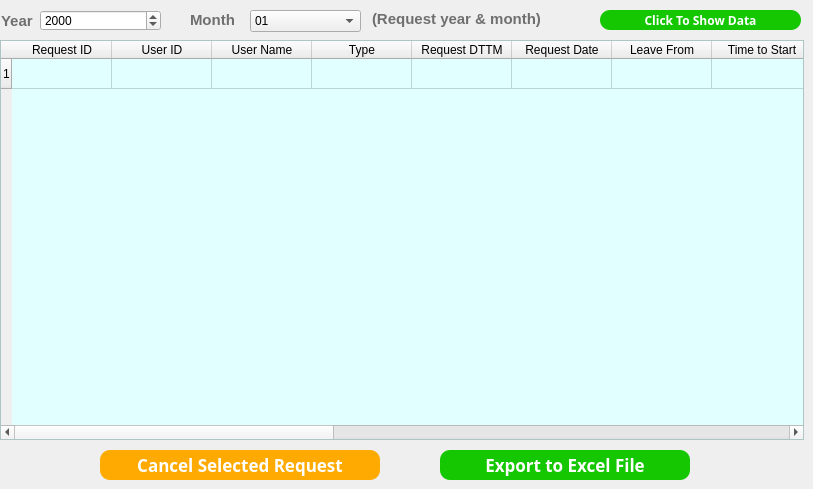
    <widget class="QWidget" name="tab_3">
     <attribute name="title">
      <string>Summary</string>
     </attribute>
     <widget class="QLabel" name="label_39">
      <property name="geometry">
       <rect>
        <x>1</x>
        <y>5</y>
        <width>41</width>
        <height>31</height>
       </rect>
      </property>
      <property name="font">
       <font>
        <family>Microsoft JhengHei UI</family>
        <pointsize>11</pointsize>
        <weight>75</weight>
        <bold>true</bold>
       </font>
      </property>
      <property name="styleSheet">
       <string notr="true">QLabel
{
	font-size:11pt;
	color:rgb(111,111,111);
}</string>
      </property>
      <property name="text">
       <string>Year</string>
      </property>
     </widget>
     <widget class="QLabel" name="label_42">
      <property name="geometry">
       <rect>
        <x>190</x>
        <y>4</y>
        <width>61</width>
        <height>31</height>
       </rect>
      </property>
      <property name="font">
       <font>
        <family>Microsoft JhengHei UI</family>
        <pointsize>11</pointsize>
        <weight>75</weight>
        <bold>true</bold>
       </font>
      </property>
      <property name="styleSheet">
       <string notr="true">QLabel
{
	font-size:11pt;
	color:rgb(111,111,111);
}</string>
      </property>
      <property name="text">
       <string>Month</string>
      </property>
     </widget>
     <widget class="QComboBox" name="comboBox_6">
      <property name="geometry">
       <rect>
        <x>250</x>
        <y>10</y>
        <width>111</width>
        <height>22</height>
       </rect>
      </property>
      <property name="autoFillBackground">
       <bool>false</bool>
      </property>
      <property name="styleSheet">
       <string notr="true">QComboBox
    {font-family:Microsoft Yahei;
    /*字体大小为20点*/
	color:color:rgb(74, 74, 74);
   font-size:12pt;

}

</string>
      </property>
      <property name="editable">
       <bool>false</bool>
      </property>
      <property name="currentText">
       <string>01</string>
      </property>
      <property name="currentIndex">
       <number>0</number>
      </property>
      <property name="insertPolicy">
       <enum>QComboBox::InsertAtBottom</enum>
      </property>
      <property name="frame">
       <bool>true</bool>
      </property>
      <item>
       <property name="text">
        <string>01</string>
       </property>
      </item>
      <item>
       <property name="text">
        <string>02</string>
       </property>
      </item>
      <item>
       <property name="text">
        <string>03</string>
       </property>
      </item>
      <item>
       <property name="text">
        <string>04</string>
       </property>
      </item>
      <item>
       <property name="text">
        <string>05</string>
       </property>
      </item>
      <item>
       <property name="text">
        <string>06</string>
       </property>
      </item>
      <item>
       <property name="text">
        <string>07</string>
       </property>
      </item>
      <item>
       <property name="text">
        <string>08</string>
       </property>
      </item>
      <item>
       <property name="text">
        <string>09</string>
       </property>
      </item>
      <item>
       <property name="text">
        <string>10</string>
       </property>
      </item>
      <item>
       <property name="text">
        <string>11</string>
       </property>
      </item>
      <item>
       <property name="text">
        <string>12</string>
       </property>
      </item>
      <item>
       <property name="text">
        <string>All</string>
       </property>
      </item>
     </widget>
     <widget class="QDateEdit" name="dateEdit_6">
      <property name="geometry">
       <rect>
        <x>40</x>
        <y>10</y>
        <width>121</width>
        <height>21</height>
       </rect>
      </property>
      <property name="styleSheet">
       <string notr="true">QDateEdit
{
    /*字体为微软雅黑*/
    font-family:Microsoft Yahei;
    /*字体大小为20点*/
	color:color:rgb(74, 74, 74);
   font-size:12pt;
	background-color:rgb(255, 255, 255);
}

QLineEdit:hover
{
    /*背景颜色*/  
   background-color:rgb(229, 242, 255);
}

QLineEdit:focus
{
    /*背景颜色*/  
   background-color:rgb(229, 242, 255);
}</string>
      </property>
      <property name="displayFormat">
       <string notr="true">yyyy</string>
      </property>
     </widget>
     <widget class="QPushButton" name="pushButton_7">
      <property name="geometry">
       <rect>
        <x>100</x>
        <y>450</y>
        <width>280</width>
        <height>30</height>
       </rect>
      </property>
      <property name="font">
       <font>
        <family>Microsoft Yahei</family>
        <pointsize>13</pointsize>
        <weight>75</weight>
        <bold>true</bold>
       </font>
      </property>
      <property name="styleSheet">
       <string notr="true">QPushButton
{
    /*字体为微软雅黑*/
    font-family:Microsoft Yahei;
    /*字体大小为20点*/
    font-size:13pt;
    /*字体颜色为白色*/    
    color:white;
    /*背景颜色*/  
    background-color:rgb(255, 170, 0);
    /*边框圆角半径为8像素*/ 
    border-radius:10px;
}

/*按钮停留态*/
QPushButton:hover
{
    /*背景颜色*/  
    background-color:rgb(230, 153, 0);
    padding-left:-3px;
    /*上内边距为3像素，让按下时字向下移动3像素*/  
    padding-top:-3px;

}

/*按钮按下态*/
QPushButton:pressed
{
    /*背景颜色*/  
    background-color:rgb(197, 128, 0);
    /*左内边距为3像素，让按下时字向右移动3像素*/  
    padding-left:3px;
    /*上内边距为3像素，让按下时字向下移动3像素*/  
    padding-top:3px;

}</string>
      </property>
      <property name="text">
       <string>Cancel Selected Request</string>
      </property>
     </widget>
     <widget class="QPushButton" name="pushButton_2">
      <property name="geometry">
       <rect>
        <x>440</x>
        <y>450</y>
        <width>250</width>
        <height>30</height>
       </rect>
      </property>
      <property name="font">
       <font>
        <family>Microsoft Yahei</family>
        <pointsize>13</pointsize>
        <weight>75</weight>
        <bold>true</bold>
       </font>
      </property>
      <property name="styleSheet">
       <string notr="true">QPushButton

{
    /*字体为微软雅黑*/
    font-family:Microsoft Yahei;
    /*字体大小为20点*/
    font-size:13pt;
    /*字体颜色为白色*/    
    color:white;
    /*背景颜色*/  
    background-color:rgb(21, 199, 1);
    /*边框圆角半径为8像素*/ 
    border-radius:10px;

}

/*按钮停留态*/
QPushButton:hover
{
    /*背景颜色*/  
    background-color:rgb(21, 175, 0);
    padding-left:-3px;
    /*上内边距为3像素，让按下时字向下移动3像素*/  
    padding-top:-3px;

}

/*按钮按下态*/
QPushButton:pressed
{
    /*背景颜色*/  
    background-color:rgb(0, 113, 0);
    /*左内边距为3像素，让按下时字向右移动3像素*/  
    padding-left:3px;
    /*上内边距为3像素，让按下时字向下移动3像素*/  
    padding-top:3px;
;
}</string>
      </property>
      <property name="text">
       <string>Export to Excel File</string>
      </property>
     </widget>
     <widget class="QPushButton" name="pushButton_16">
      <property name="geometry">
       <rect>
        <x>600</x>
        <y>10</y>
        <width>201</width>
        <height>20</height>
       </rect>
      </property>
      <property name="font">
       <font>
        <family>Microsoft Yahei</family>
        <pointsize>9</pointsize>
        <weight>75</weight>
        <bold>true</bold>
       </font>
      </property>
      <property name="styleSheet">
       <string notr="true">QPushButton

{
    /*字体为微软雅黑*/
    font-family:Microsoft Yahei;
    /*字体大小为20点*/
    font-size:9pt;
    /*字体颜色为白色*/    
    color:white;
    /*背景颜色*/  
    background-color:rgb(21, 199, 1);
    /*边框圆角半径为8像素*/ 
    border-radius:10px;

}

/*按钮停留态*/
QPushButton:hover
{
    /*背景颜色*/  
    background-color:rgb(21, 175, 0);
    padding-left:-3px;
    /*上内边距为3像素，让按下时字向下移动3像素*/  
    padding-top:-3px;
	font-size:10pt;
}

/*按钮按下态*/
QPushButton:pressed
{
    /*背景颜色*/  
    background-color:rgb(0, 113, 0);
    /*左内边距为3像素，让按下时字向右移动3像素*/  
    padding-left:3px;
    /*上内边距为3像素，让按下时字向下移动3像素*/  
    padding-top:3px;
    font-size:9pt;
}</string>
      </property>
      <property name="text">
       <string>Click To Show Data</string>
      </property>
     </widget>
     <widget class="QLabel" name="label_44">
      <property name="geometry">
       <rect>
        <x>372</x>
        <y>3</y>
        <width>201</width>
        <height>31</height>
       </rect>
      </property>
      <property name="font">
       <font>
        <family>Microsoft JhengHei UI</family>
        <pointsize>11</pointsize>
        <weight>75</weight>
        <bold>true</bold>
       </font>
      </property>
      <property name="styleSheet">
       <string notr="true">QLabel
{
	font-size:11pt;
	color:rgb(111,111,111);
}</string>
      </property>
      <property name="text">
       <string>(Request year &amp; month)</string>
      </property>
     </widget>
     <widget class="QTableWidget" name="tableWidget">
      <property name="geometry">
       <rect>
        <x>0</x>
        <y>40</y>
        <width>804</width>
        <height>400</height>
       </rect>
      </property>
      <property name="styleSheet">
       <string notr="true">QTableWidget
{
	background-color: rgb(225, 255, 254);

}

QTableWidget::item:selected {
    background-color: #C1272D;
}</string>
      </property>
      <property name="frameShape">
       <enum>QFrame::StyledPanel</enum>
      </property>
      <property name="frameShadow">
       <enum>QFrame::Sunken</enum>
      </property>
      <property name="sizeAdjustPolicy">
       <enum>QAbstractScrollArea::AdjustToContentsOnFirstShow</enum>
      </property>
      <property name="selectionBehavior">
       <enum>QAbstractItemView::SelectRows</enum>
      </property>
      <property name="showGrid">
       <bool>true</bool>
      </property>
      <property name="gridStyle">
       <enum>Qt::SolidLine</enum>
      </property>
      <property name="sortingEnabled">
       <bool>true</bool>
      </property>
      <property name="rowCount">
       <number>1</number>
      </property>
      <property name="columnCount">
       <number>17</number>
      </property>
      <attribute name="horizontalHeaderCascadingSectionResizes">
       <bool>true</bool>
      </attribute>
      <attribute name="verticalHeaderShowSortIndicator" stdset="0">
       <bool>false</bool>
      </attribute>
      <attribute name="verticalHeaderStretchLastSection">
       <bool>false</bool>
      </attribute>
      <row/>
      <column>
       <property name="text">
        <string>Request ID</string>
       </property>
       <property name="background">
        <color>
         <red>36</red>
         <green>236</green>
         <blue>239</blue>
        </color>
       </property>
      </column>
      <column>
       <property name="text">
        <string>User ID</string>
       </property>
      </column>
      <column>
       <property name="text">
        <string>User Name</string>
       </property>
      </column>
      <column>
       <property name="text">
        <string>Type</string>
       </property>
      </column>
      <column>
       <property name="text">
        <string>Request DTTM</string>
       </property>
      </column>
      <column>
       <property name="text">
        <string>Request Date</string>
       </property>
      </column>
      <column>
       <property name="text">
        <string>Leave From</string>
       </property>
      </column>
      <column>
       <property name="text">
        <string>Time to Start</string>
       </property>
      </column>
      <column>
       <property name="text">
        <string>Leave Until</string>
       </property>
      </column>
      <column>
       <property name="text">
        <string>Time to End</string>
       </property>
      </column>
      <column>
       <property name="text">
        <string>If Single Day</string>
       </property>
      </column>
      <column>
       <property name="text">
        <string>Duration</string>
       </property>
      </column>
      <column>
       <property name="text">
        <string>Remarks</string>
       </property>
      </column>
      <column>
       <property name="text">
        <string>Leader</string>
       </property>
      </column>
      <column>
       <property name="text">
        <string>DM</string>
       </property>
      </column>
      <column>
       <property name="text">
        <string>HR</string>
       </property>
      </column>
      <column>
       <property name="text">
        <string>MD</string>
       </property>
      </column>
     </widget>
    </widget>
